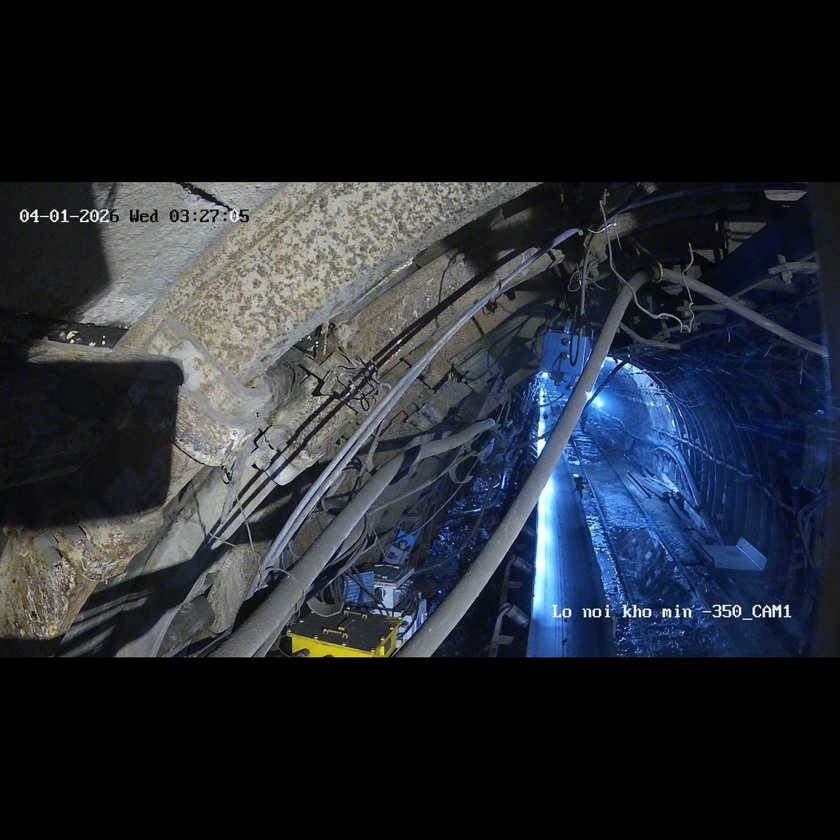
#> input picture baseline/sample_dataset/GlareMOT/145_sequence_28q/images/frame_000000.jpg, 840 x 840 px, shrunk from 1536 x 1536 before the run
$ python -i photometric.py   (imports and definitions only)
#> lines starting #> are read from the running program, lines starting #| are printed output that depends on the picture; after the words box and inside, x2 and y2 are one past the last pixel; in counts of white or black regions, pixels touching at a corner belong together
#> further down, picture is the input picture: shape (840, 840, 3); mean B, G, R 48.6, 41.2, 36.3
"""Domain-invariant photometric primitives for the glare beacon (patch v2.1 Fix 1).

The lamp core is the SAME photometric signature on real and synthetic frames:
near-clipped luminance, low chroma, compact shape. Computing it analytically here
(instead of relying on the synthetic paint mask) makes the beacon transfer to real
video. Used both as the Stage-1 GT mask (data/beacon_dataset.py) and at inference
(controller.py) so train/test see an identical target.
"""
import cv2
import numpy as np


def _eccentricity(mask):
    """Eccentricity in [0,1] from 2nd-order central moments. 0 = round, ->1 = line."""
    ys, xs = np.nonzero(mask)
    if xs.size < 5:
        return 0.0
    x = xs.astype(np.float64)
    y = ys.astype(np.float64)
    xm, ym = x.mean(), y.mean()
    mu20 = ((x - xm) ** 2).mean()
    mu02 = ((y - ym) ** 2).mean()
    mu11 = ((x - xm) * (y - ym)).mean()
    common = np.sqrt(max(0.0, (mu20 - mu02) ** 2 + 4.0 * mu11 ** 2))
    l1 = (mu20 + mu02 + common) / 2.0
    l2 = (mu20 + mu02 - common) / 2.0
    if l1 <= 0:
        return 0.0
    return float(np.sqrt(max(0.0, 1.0 - l2 / l1)))


def saturation_map(bgr, v_thr=0.92, s_max=0.35):
    """Raw per-pixel washed-out/clipped map `sat(p)` (spec v4 stage1 §1.3): bright
    (near-clip luminance) AND low chroma. Boolean HxW. This is the UNFILTERED
    primitive (no compactness test) used to measure how much of a body box is
    photometrically destroyed; `saturated_core_mask` adds component filtering on top
    to isolate the compact lamp core."""
    hsv = cv2.cvtColor(bgr, cv2.COLOR_BGR2HSV).astype(np.float32) / 255.0
    V, S = hsv[..., 2], hsv[..., 1]
    return (V >= v_thr) & (S <= s_max)


def saturated_core_mask(bgr, v_thr=0.92, s_max=0.35, min_area=12,
                        ecc_max=0.85, fill_min=0.55, open_ksize=3):
    """Compact saturated-core (lamp) mask. Bright + washed-out + compact components
    only -> rejects elongated beams / radial starburst streaks (patch v2.1 Fix 1.1).
    Returns a uint8 {0,1} mask the same HxW as `bgr`."""
#> called with v_thr = 0.92, s_max = 0.35, min_area = 12, ecc_max = 0.85, fill_min = 0.55, open_ksize = 3
    hsv = cv2.cvtColor(bgr, cv2.COLOR_BGR2HSV).astype(np.float32) / 255.0
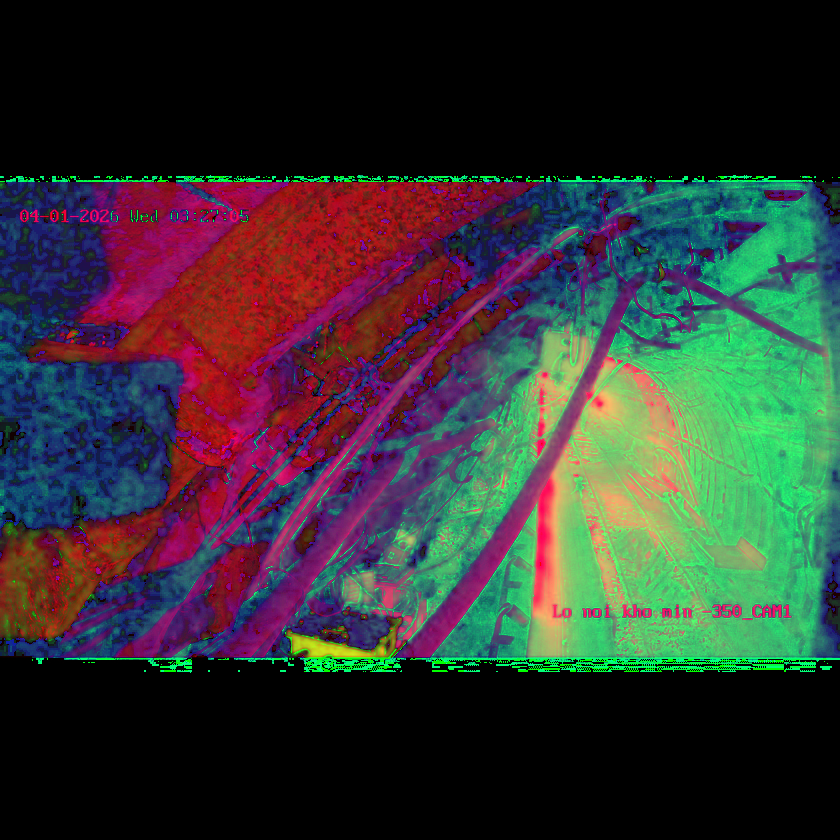
#> hsv: shape (840, 840, 3) float32; mean B, G, R 0.197, 0.202, 0.198
    V, S = hsv[..., 2], hsv[..., 1]
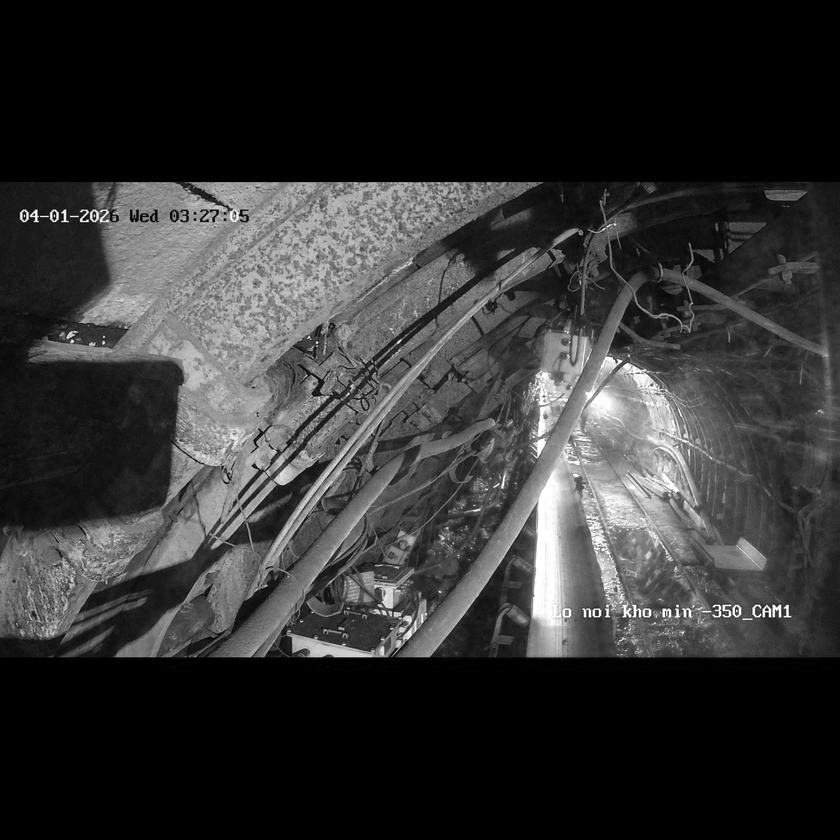
#> V: shape (840, 840) float32; min 0, max 1, mean 0.198
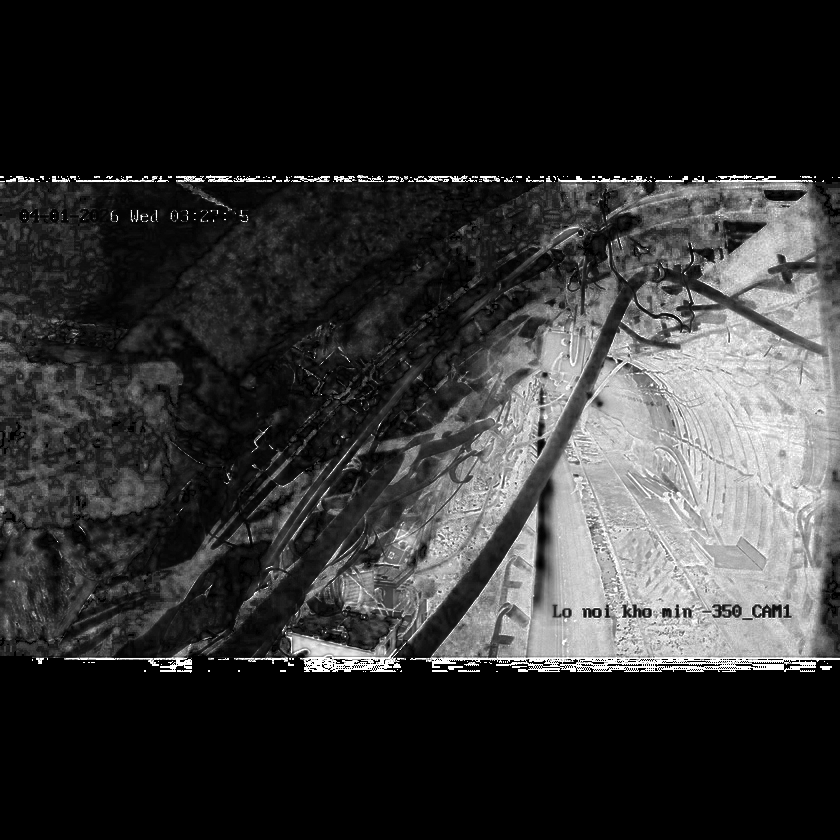
#> S: shape (840, 840) float32; min 0, max 1, mean 0.202
    core = ((V >= v_thr) & (S <= s_max)).astype(np.uint8)
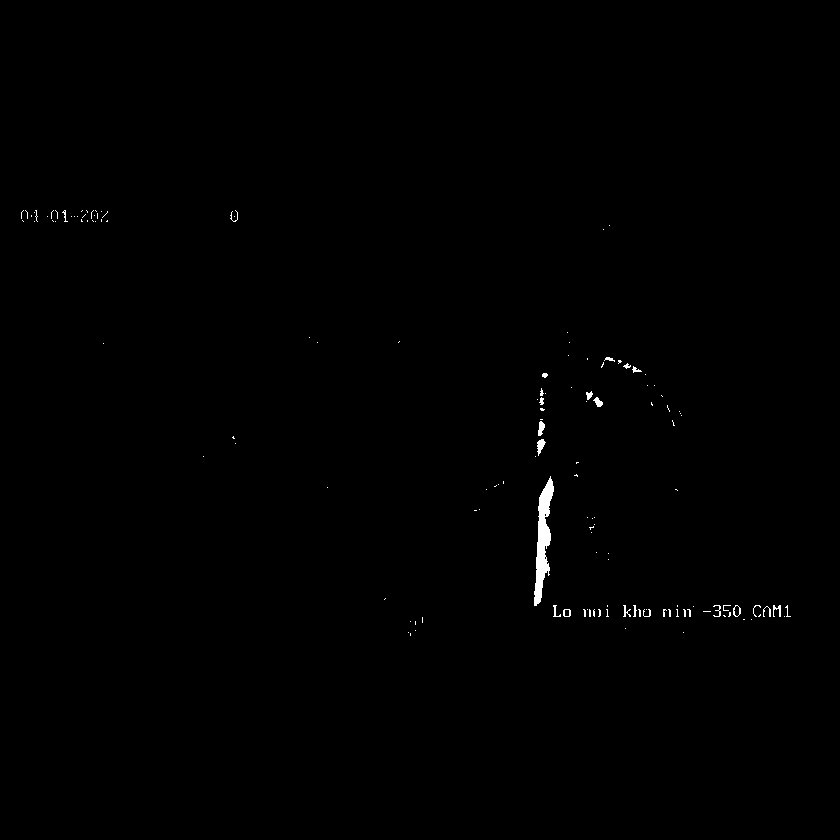
#> core: shape (840, 840); values 0 (black) and 1 (white), 0.36% white; 139 white regions (117 under 20 px), largest, box (x1, y1, x2, y2) and area: (534, 476, 554, 606) 1238, (537, 439, 546, 456) 82, (538, 421, 545, 436) 70
    if open_ksize and open_ksize > 1:
        k = cv2.getStructuringElement(cv2.MORPH_ELLIPSE, (open_ksize, open_ksize))
        core = cv2.morphologyEx(core, cv2.MORPH_OPEN, k)
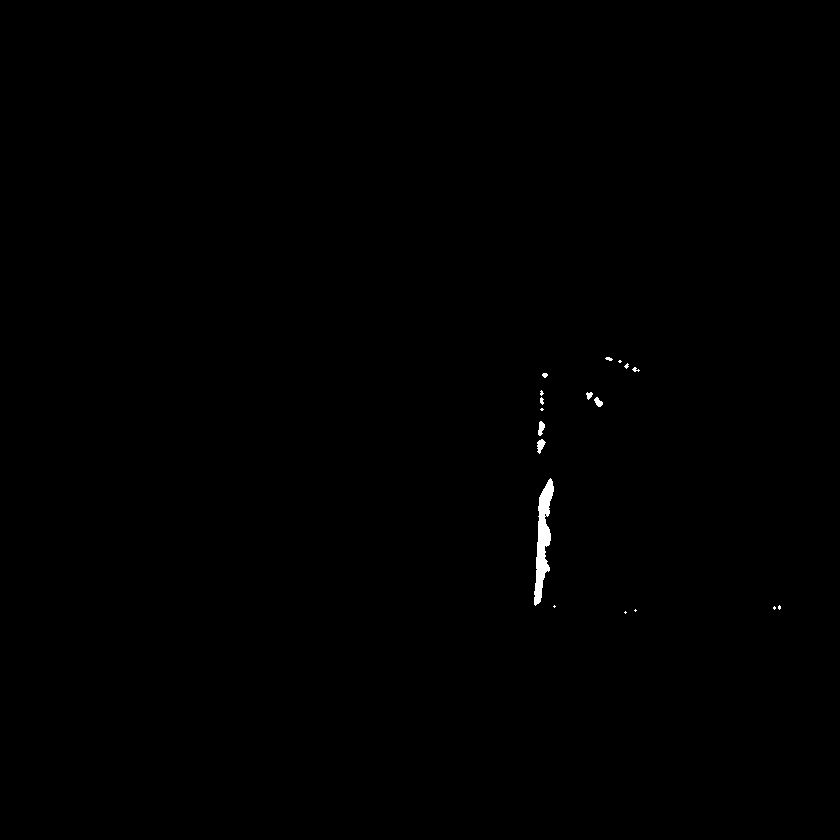
#> core: shape (840, 840); values 0 (black) and 1 (white), 0.23% white; 18 white regions (9 under 20 px), largest, box (x1, y1, x2, y2) and area: (534, 478, 554, 606) 1219, (537, 439, 546, 454) 78, (538, 421, 545, 436) 69

    n, labels, stats, _ = cv2.connectedComponentsWithStats(core, 8)
#> labels: shape (840, 840) int32; 19 distinct labels, from 0 to 18
#> n = 19; stats = 19 rows, first 6: [0, 0, 840, 840, 703979], [605, 357, 8, 4, 21], [618, 360, 4, 3, 8], [624, 363, 5, 6, 16], [632, 367, 8, 5, 21], [542, 373, 6, 5, 22]
    out = np.zeros_like(core)
    for i in range(1, n):
        area = int(stats[i, cv2.CC_STAT_AREA])
        if area < min_area:
            continue
        w = int(stats[i, cv2.CC_STAT_WIDTH])
        h = int(stats[i, cv2.CC_STAT_HEIGHT])
        if area / float(max(1, w * h)) < fill_min:       # not compact -> beam/streak
            continue
        comp = labels == i
        if _eccentricity(comp) >= ecc_max:                # elongated -> beam/streak
            continue
        out[comp] = 1
#> this loop made 18 passes
#> (area, w, h, xm in _eccentricity, ym in _eccentricity, mu20 in _eccentricity, mu02 in _eccentricity, mu11 in _eccentricity) on passes 1, 5, 7, 8, 9, 11, 12: (21, 8, 4, 608.5, 358.4, 3.68, 0.912, 0.776), (22, 6, 5, 544.5, 374.7, 2.07, 1.47, 0), (35, 7, 8, 588.9, 394.9, 2.75, 3.59, -0.588), (22, 4, 8, 541.4, 400.5, 0.959, 3.7, 0.5), (54, 9, 10, 598, 401.8, 4.48, 5.84, 2.49), (69, 7, 15, 540.7, 427.8, 2.65, 15, -2.18), (78, 9, 15, 540.2, 445.1, 4.04, 12.87, -2.7)
#> (area, w, h) on passes 4, 13: (21, 8, 5), (1219, 20, 128)
#> pass 1, in saturated_core_mask, `comp = labels == i`:
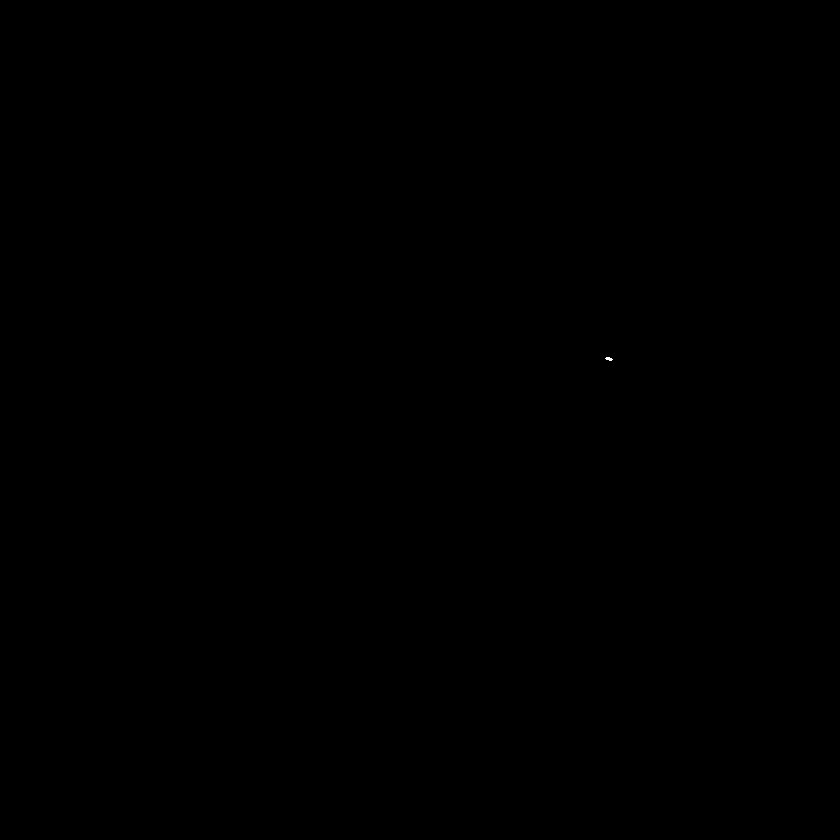
#> comp: shape (840, 840) bool; 0% white in thin lines or dots, all inside (x1, y1, x2, y2) = (605, 357, 613, 361)
#> after the loop: out: shape (840, 840); values 0 (black) and 1 (white), 0.02% white; 4 white regions (1 under 20 px), largest, box (x1, y1, x2, y2) and area: (594, 397, 603, 407) 54, (586, 392, 593, 400) 35, (542, 373, 548, 378) 22
    return out


def box_area(xyxy):
    x1, y1, x2, y2 = xyxy
    return max(0.0, float(x2 - x1)) * max(0.0, float(y2 - y1))


def mask_area_inside(M, xyxy):
    """Count of mask-on pixels inside the (pixel) box xyxy."""
    H, W = M.shape[:2]
    x1, y1, x2, y2 = [int(round(v)) for v in xyxy]
    x1, y1 = max(0, x1), max(0, y1)
    x2, y2 = min(W, x2), min(H, y2)
    if x2 <= x1 or y2 <= y1:
        return 0.0
    return float(M[y1:y2, x1:x2].sum())


def core_centroid_in_box(M, xyxy):
    """Centroid (px, image coords) of the largest core component inside the box, or
    None. Gives a domain-invariant beacon point that does not depend on the head's
    learned mu (which was trained on synthetic data)."""
    H, W = M.shape[:2]
    x1, y1, x2, y2 = [int(round(v)) for v in xyxy]
    x1, y1 = max(0, x1), max(0, y1)
    x2, y2 = min(W, x2), min(H, y2)
    if x2 <= x1 or y2 <= y1:
        return None
    sub = M[y1:y2, x1:x2].astype(np.uint8)
    if sub.sum() == 0:
        return None
    n, _, stats, cents = cv2.connectedComponentsWithStats(sub, 8)
    if n <= 1:
        return None
    j = 1 + int(np.argmax(stats[1:, cv2.CC_STAT_AREA]))
    cx, cy = cents[j]
    return np.array([cx + x1, cy + y1], np.float32)

>>> import cv2
>>> picture = cv2.imread('../sample_dataset/GlareMOT/145_sequence_28q/images/frame_000000.jpg')
>>> result = saturated_core_mask(picture)
